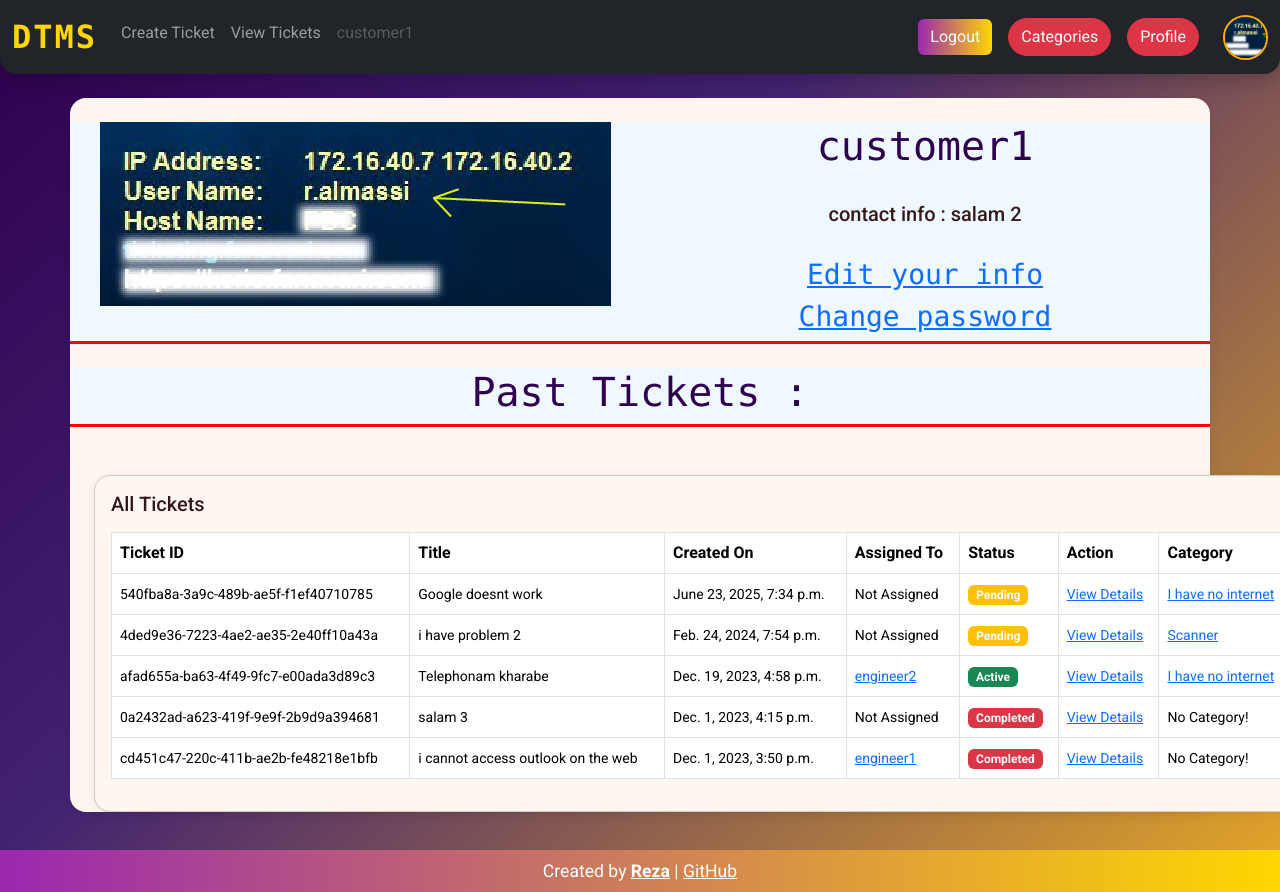
Page /accounts/customer1 (signed in) on the earlier database version.
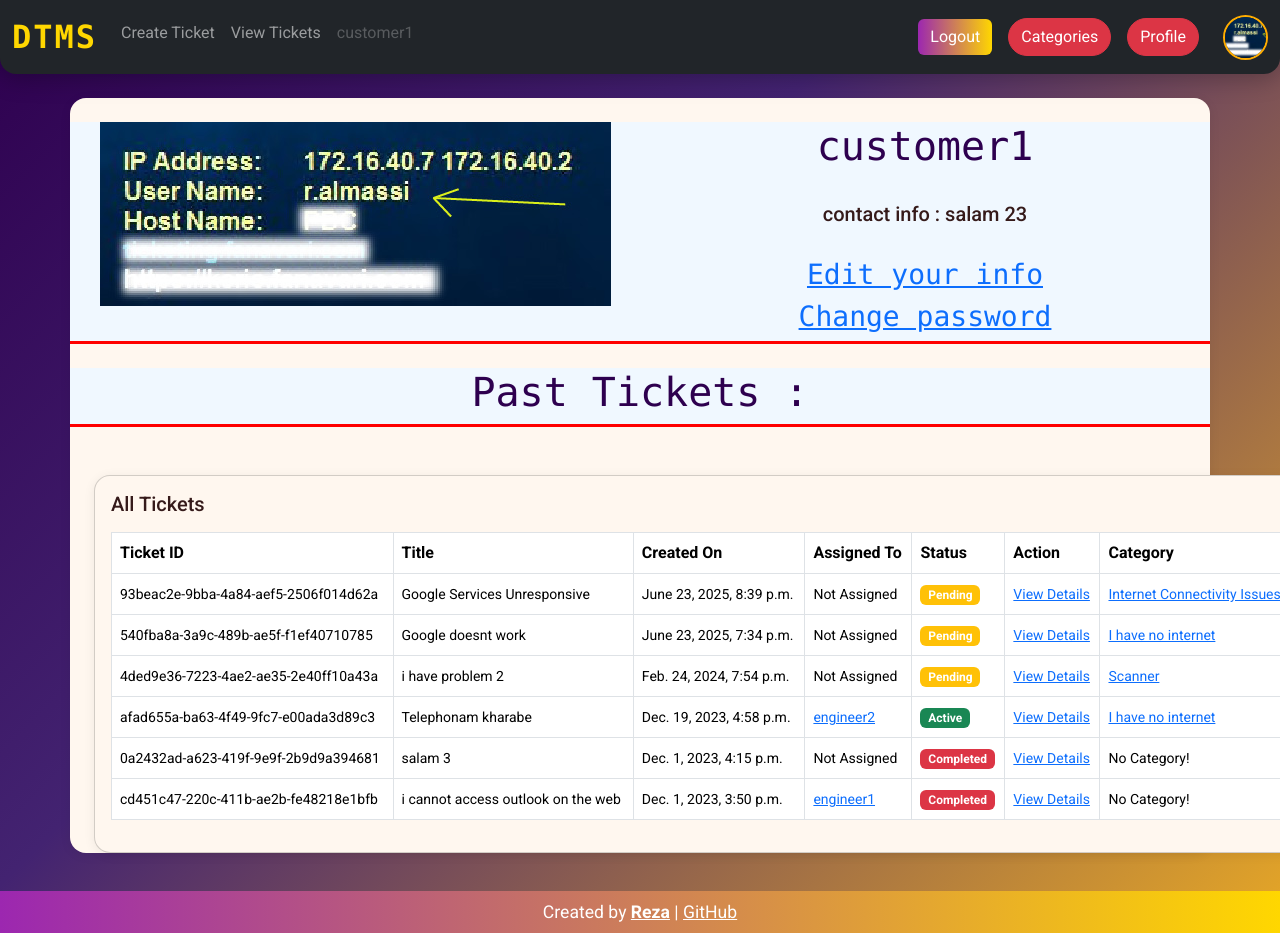
Same page on the later database version.
### users/models.py (models this page shows)
class User(AbstractUser):
    mode_choices = (
        ('engineer' , 'engineer'),
        ('customer', 'customer'),
    )
    is_customer = models.BooleanField(default=False)
    is_engineer = models.BooleanField(default=False)
    site = models.ForeignKey(Site ,on_delete=models.DO_NOTHING, null=True , blank=True)
    ssites = models.ManyToManyField(Site, related_name='ssites')
    contact = models.CharField(max_length=200,null=True , blank=True)
    image = models.ImageField(upload_to='profilepics', blank=True , null=True)
    phone_regex = RegexValidator(regex=r'^(\+\d{1,3})?,?\s?\d{8,13}', message="Phone number must be entered in the format: '+999999999'. Up to 15 digits allowed.")
    phone = models.CharField(validators=[phone_regex], max_length=17, null = True ,blank=True, unique = True) # validators should be a list
    def __str__(self) :
        return self.username

### ticket/models.py (models this page shows, shortened)
class Ticket(models.Model):
    status_choices = (
        ('Active' , 'Active'),
        ('Completed', 'Completed'),
        ('Pending' , 'Pending'),
    )
    mode_choices = (
        ('Incident' , 'Incident'),
        ('New Service', 'New Service'),
    )
    number = models.UUIDField(default=uuid.uuid4)
    title = models.CharField(max_length=100)
    description = models.TextField()
    created_by = models.ForeignKey(User, on_delete=models.CASCADE , related_name='created_by')
    date_created = models.DateTimeField(auto_now_add=True)
    assigned_to = models.ForeignKey(User, on_delete=models.SET_NULL, null=True , blank=True)
    is_resolved = models.BooleanField(default=False)
    accepted_date = models.DateTimeField(null=True, blank=True)
    closed_date = models.DateTimeField(null=True , blank=True)
    ticket_status = models.CharField(max_length=15 , choices=status_choices)
    solver = models.ForeignKey(User , related_name='solver',on_delete=models.SET_NULL, null=True , blank=True )
    site = models.ForeignKey(Site ,on_delete=models.SET_NULL, null=True , blank=True )
    category = models.ForeignKey(Category ,on_delete=models.SET_NULL, null=True , blank=True )
    solution = models.ForeignKey(Solution , on_delete=models.SET_NULL, null=True , blank=True)

### solutions/models.py (models this page shows, shortened)
class Category(models.Model):
    title = models.CharField(max_length=100, unique=True)
    description = models.TextField()
    date_created = models.DateTimeField(auto_now_add=True)
    slug = models.SlugField(max_length=255, unique=True , blank=True , null=True)
    parent = models.ForeignKey("self" , on_delete=models.CASCADE,  blank=True , null=True )
    class Meta :
        ordering = ('title',)
        verbose_name_plural = 'Categories'
    def __str__(self) :
        return self.title

### users/views.py (the view)
# urls.py: 2. Add a URL to urlpatterns:  path('', views.home, name='home')
@login_required
def home(request , slug):
    user = get_object_or_404(User , username=slug)
    tickets = Ticket.objects.filter(created_by = user).order_by('-date_created')
    friends = User.objects.filter(is_engineer = True).exclude(username = slug)
    solutions = Solution.objects.filter(owner = user)
    return render(request , 'users/home_customer.html' , {
        'user' : user,
        'friends': friends,
        'solutions' : solutions,
        'tickets' : tickets,
    })

### templates/users/home_customer.html (shortened to what this page needs)
{% extends 'base.html' %}
{% load widget_tweaks %}
{% block content %}
    <div class="row" style="text-align: center; border-bottom: solid red; background-color: aliceblue;">
        <div class="col-md-6">
            {% if user.image %}
            <img src="{{ user.image.url }}" class="rounded-xl" />
            {% else %}
            <h1 style="color: red;">
                No Profile Picture!
            </h1>
            {% endif %}
        </div>
        <div class="col-md-6">
            <h1>
                {{ user.username }}
            </h1>
            <br>
            <h5>
                contact info : {{ user.contact }}
            </h5>
            <br>
            {% if request.user == user %}
                <div class="row">
                    <h3>
                        <a href="{% url 'update-profile' %}">
                            Edit your info
                        </a>
                    </h3>
                </div>
                <div class="row">
                    <h3>
                        <a href="{% url 'update-password' %}">
                            Change password
                        </a>
                    </h3>
                </div>
            {% endif %}
        </div>
    </div>
    {% if user.is_customer %}
        <br>
        <div class="row" style="text-align: center; border-bottom: solid red; background-color: aliceblue;">
            <div class="col-md-12">
                <h1 style="background-color: aliceblue;">
                    Past Tickets :
                </h1>
            </div>
        </div>
        <div class="container mt-5">
            <div class="card mx-auto" style="width: 76rem;">
                <div class="card-body">
                    <h5 class="card-title mb-3">All Tickets</h5>
                    <table class="table table-bordered">
                        <thead>
                            <tr>
                                <th scope="col">Ticket ID</th>
                                <th scope="col">Title</th>
                                <th scope="col">Created On</th>
                                <th scope="col">Assigned To</th>
                                <th scope="col">Status</th>
                                <th scope="col">Action</th>
                                <th scope="col">Category</th>
                            </tr>
                        </thead>
                        <tbody>
                            {% for ticket in tickets %}
                                <tr>
                                    <td><small>{{ ticket.number }}</small></td>
                                    <td><small>{{ ticket.title }}</small></td>
                                    <td><small>{{ ticket.date_created }}</small></td>
                                    {% if ticket.assigned_to %}
                                        <td><small><a href="{% url 'home' ticket.assigned_to.username %}">{{ ticket.assigned_to }}</a></small></td>
                                    {% else %}
                                        <td><small>Not Assigned</small></td>
                                    {% endif %}
                                    {% if ticket.ticket_status == 'Active' %}
                                        <td><span class="badge bg-success">Active</span></td>
                                    {% elif ticket.ticket_status == 'Pending' %}
                                        <td><span class="badge bg-warning">Pending</span></td>
                                    {% elif ticket.ticket_status == 'Completed' %}
                                        <td><span class="badge bg-danger">Completed</span></td>
                                    {% endif %}
                                        <td><small><a href="{% url 'ticket-details' ticket.number %}">View Details</a></small></td>
                                    {% if ticket.category %}
                                        <td><small><a href="{% url 'category' ticket.category.pk %}">{{ticket.category}}</a></small>
                                    </td>
                                    {% else %}
                                    <td><small>No Category!</small></td>
                                    {% endif %}
                                </tr>
                            {% endfor %}
                        </tbody>
                    </table>
                </div>
            </div>
        </div>
    {% endif %}
{% endblock content %}

### templates/base.html (shortened to what this page needs)
<!DOCTYPE html>
<html lang="en">
<head>
    <link rel="stylesheet" href="https://cdn.jsdelivr.net/npm/bootstrap@5.3.3/dist/css/bootstrap.min.css">
</head>
<body>
    {% if request.user.is_authenticated %}
        <nav class="navbar navbar-expand-lg navbar-dark bg-dark mb-4">
            <div class="container-fluid">
                <a class="navbar-brand" href="/">DTMS</a>
                <div class="collapse navbar-collapse" id="navbarSupportedContent">
                    <ul class="navbar-nav me-auto mb-2 mg-lg-0">
                        {% if request.user.is_customer %}
                            <li class="nav-item"><a class="nav-link" href="{% url 'create-ticket' %}">Create Ticket</a></li>
                            <li class="nav-item"><a class="nav-link" href="{% url 'all-tickets' %}">View Tickets</a></li>
                        {% endif %}
                        <li class="nav-item">
                            <a class="nav-link disabled" href="#" tabindex="-1" aria-disabled="true">{{ request.user.username }}</a>
                        </li>
                    </ul>
                    <div class="d-flex align-items-center gap-2">
                        <a href="{% url 'logout' %}" class="btn btn-primary me-2">Logout</a>
                        <a href="{% url 'categories' %}" class="btn btn-danger me-2">Categories</a>
                        <a href="{% url 'home' request.user.username %}" class="btn btn-danger me-2">Profile</a>
                        {% if request.user.image %}
                            <img src="{{ request.user.image.url }}" alt="Profile" class="profile-img ms-2">
                        {% endif %}
                    </div>
                </div>
            </div>
        </nav>
    {% endif %}
    <div class="container content-section">
        <br>
        {% block content %}
        {% endblock content %}
    </div>
    <br><br>
    <div class="footer">
        Created by <a href="https://t.me/rezacs" style="color: #fff; font-weight: bold;">Reza</a> |
        <a href="https://github.com/Rezacs/django_project" style="color: #fff; text-decoration: underline;" target="_blank">GitHub</a>
    </div>
</body>
</html>

### templates/base.html (style rules this page uses)
body { background: linear-gradient(135deg, #2e004f 0%, #432371 40%, #e6a726 100%); min-height: 100vh; font-family: 'Roboto', Arial, sans-serif; color: #f5f6fa; }
.navbar { border-radius: 0 0 16px 16px; box-shadow: 0 4px 24px 0 #00000044; }
.card, .content-section { background: #fff7ef; border-radius: 16px; box-shadow: 0 2px 12px #0001; color: #351a1a; margin-bottom: 2rem; }
.navbar-brand { font-family: 'Fira Mono', monospace; font-weight: 700; font-size: 2rem; letter-spacing: 2px; color: #ffd700 !important; }
.profile-img { width: 45px; height: 45px; object-fit: cover; border-radius: 50%; border: 2px solid #ffad00; }
.footer { position: fixed; bottom: 0; width: 100%; text-align: center; background: linear-gradient(90deg,#9c27b0,#ffd700); color: #fff; padding: 8px 0; font-size: 1.1em; z-index: 1000; }
a, .nav-link, .navbar-brand { transition: color 0.2s; }
.btn-primary { background: linear-gradient(90deg,#9c27b0,#ffd700); border: none; }
.btn-danger, .btn-outline-warning { border-radius: 20px; }
h1, h2, h3, h4 { color: #2e004f; font-family: 'Fira Mono', monospace; }

Differences in the rows shown:
changed User "customer1": contact "salam 2" → "salam 23"
added Ticket: number "93beac2e-9bba-4a84-aef5-2506f014d62a", title "Google Services Unresponsive", date_created "June 23, 2025, 8:39 p.m.", shows "Not Assigned", ticket_status "Pending", category "Internet Connectivity Issues"
